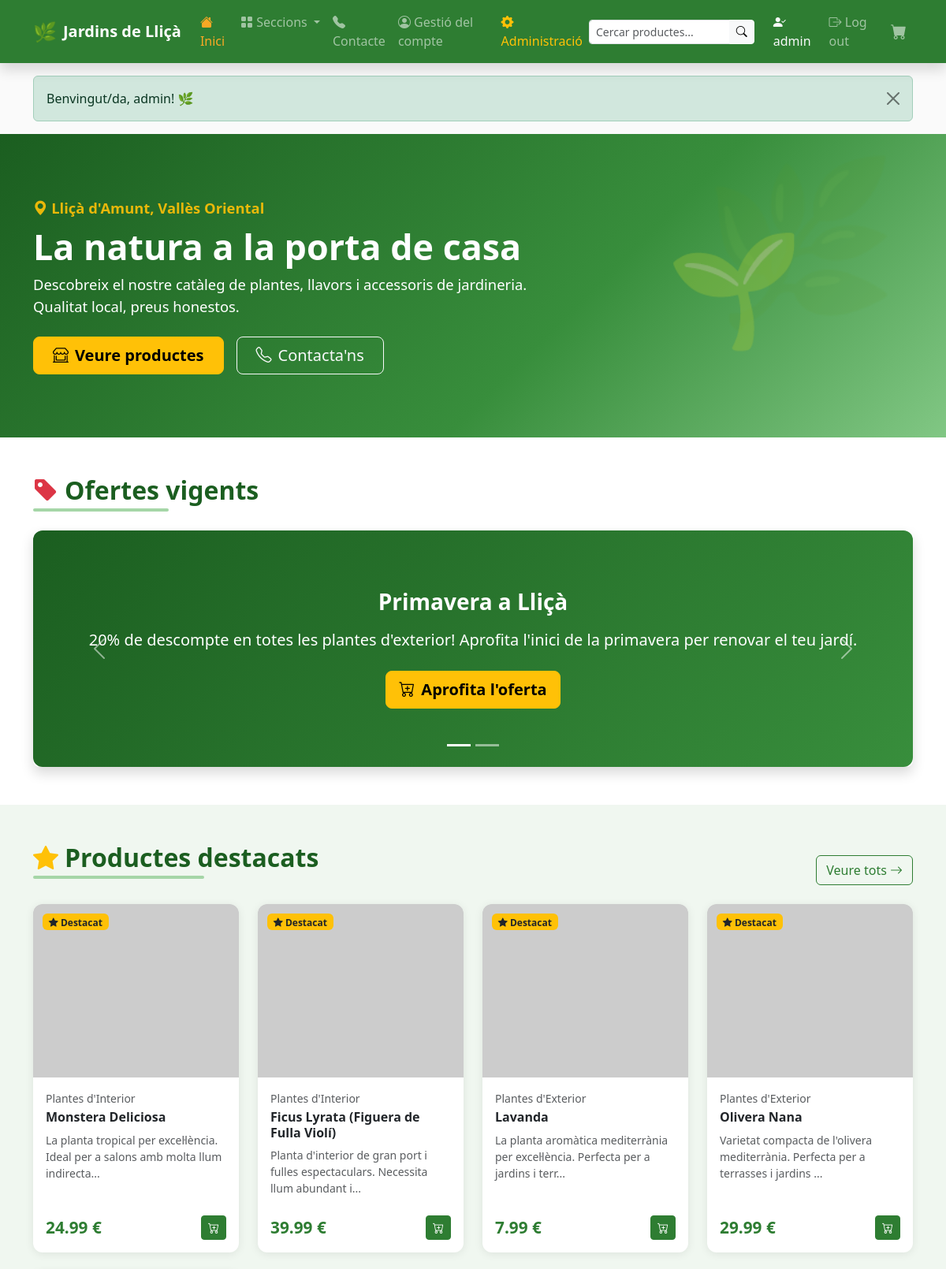
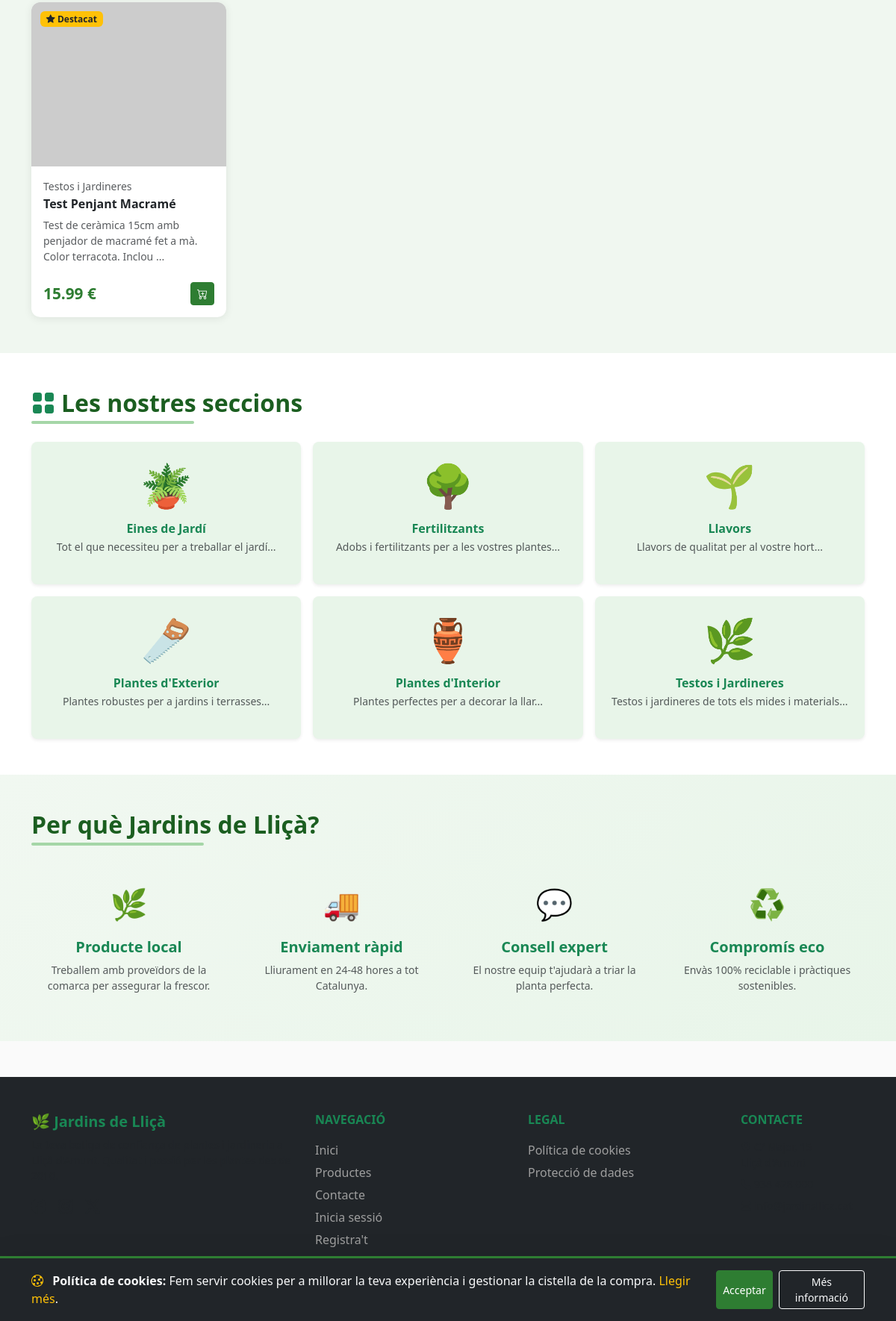
The page / (signed in) on the database its author committed (2 pictures, top to bottom).
### tables this page shows
CREATE TABLE IF NOT EXISTS offers (
    id INT AUTO_INCREMENT PRIMARY KEY,
    name VARCHAR(200) NOT NULL,
    message TEXT,
    image VARCHAR(255) DEFAULT 'no-image.png',
    active TINYINT(1) DEFAULT 1,
    created_at TIMESTAMP DEFAULT CURRENT_TIMESTAMP
);

CREATE TABLE IF NOT EXISTS products (
    id INT AUTO_INCREMENT PRIMARY KEY,
    name VARCHAR(200) NOT NULL,
    description TEXT,
    price DECIMAL(10,2) NOT NULL,
    category_id INT,
    featured TINYINT(1) DEFAULT 0,
    image VARCHAR(255) DEFAULT 'no-image.png',
    active TINYINT(1) DEFAULT 1,
    stock INT DEFAULT 0,
    created_at TIMESTAMP DEFAULT CURRENT_TIMESTAMP,
    FOREIGN KEY (category_id) REFERENCES categories(id) ON DELETE SET NULL
);

CREATE TABLE IF NOT EXISTS categories (
    id INT AUTO_INCREMENT PRIMARY KEY,
    name VARCHAR(100) NOT NULL,
    slug VARCHAR(100) UNIQUE NOT NULL,
    description TEXT
);

### index.php (the view, shortened to what this page needs)
<?php
require_once 'includes/functions.php';
$offers         = getActiveOffers();
$featuredProducts = getFeaturedProducts();
$categories     = getCategories();
require_once 'includes/header.php';
?>
<section class="hero-section">
    <div class="container">
        <div class="row align-items-center">
            <div class="col-lg-7">
                <p class="text-warning fw-semibold mb-2"><i class="bi bi-geo-alt-fill"></i> Lliçà d'Amunt, Vallès Oriental</p>
                <h1 class="fade-in-up">La natura a la porta de casa</h1>
                <p class="lead fade-in-up">Descobreix el nostre catàleg de plantes, llavors i accessoris de jardineria. Qualitat local, preus honestos.</p>
                <div class="d-flex flex-wrap gap-3 mt-4 fade-in-up">
                    <a href="/PHP_WEB_EI/section.php" class="btn btn-warning btn-lg fw-bold px-4">
                        <i class="bi bi-shop-window me-2"></i>Veure productes
                    </a>
                    <a href="/PHP_WEB_EI/contact.php" class="btn btn-outline-light btn-lg px-4">
                        <i class="bi bi-telephone me-2"></i>Contacta'ns
                    </a>
                </div>
            </div>
            <div class="col-lg-5 text-center d-none d-lg-block">
                <div style="font-size:140px; opacity:0.4;">🌱</div>
            </div>
        </div>
    </div>
</section>
<?php if (!empty($offers)): ?>
<section class="py-5 bg-white">
    <div class="container">
        <h2 class="section-title mb-4"><i class="bi bi-tag-fill text-danger me-2"></i>Ofertes vigents</h2>
        <div id="offersCarousel" class="carousel slide offer-carousel" data-bs-ride="carousel">
            <div class="carousel-indicators">
                <?php foreach ($offers as $i => $offer): ?>
                    <button type="button" data-bs-target="#offersCarousel" data-bs-slide-to="<?= $i ?>" <?= $i === 0 ? 'class="active"' : '' ?>></button>
                <?php endforeach; ?>
            </div>
            <div class="carousel-inner rounded-3 shadow">
                <?php foreach ($offers as $i => $offer): ?>
                <div class="carousel-item <?= $i === 0 ? 'active' : '' ?>">
                    <div class="offer-card d-flex flex-column justify-content-center align-items-center text-center p-5" style="min-height:300px;">
                        <h3 class="fw-bold mb-3"><?= h($offer['name']) ?></h3>
                        <p class="fs-5 opacity-90 mb-4"><?= h($offer['message']) ?></p>
                        <a href="/PHP_WEB_EI/section.php" class="btn btn-warning btn-lg fw-bold">
                            <i class="bi bi-cart-plus me-2"></i>Aprofita l'oferta
                        </a>
                    </div>
                </div>
                <?php endforeach; ?>
            </div>
            <?php if (count($offers) > 1): ?>
            <button class="carousel-control-prev" type="button" data-bs-target="#offersCarousel" data-bs-slide="prev">
                <span class="carousel-control-prev-icon"></span>
            </button>
            <button class="carousel-control-next" type="button" data-bs-target="#offersCarousel" data-bs-slide="next">
                <span class="carousel-control-next-icon"></span>
            </button>
            <?php endif; ?>
        </div>
    </div>
</section>
<?php endif; ?>
<?php if (!empty($featuredProducts)): ?>
<section class="py-5" style="background: #f0f7f0;">
    <div class="container">
        <div class="d-flex justify-content-between align-items-end mb-4">
            <h2 class="section-title"><i class="bi bi-star-fill text-warning me-2"></i>Productes destacats</h2>
            <a href="/PHP_WEB_EI/section.php" class="btn btn-outline-success">Veure tots <i class="bi bi-arrow-right"></i></a>
        </div>
        <div class="row row-cols-1 row-cols-sm-2 row-cols-md-3 row-cols-lg-4 g-4">
            <?php foreach ($featuredProducts as $prod): ?>
            <div class="col">
                <div class="card product-card position-relative">
                    <span class="badge bg-warning text-dark badge-featured"><i class="bi bi-star-fill"></i> Destacat</span>
                    <div class="card-img-wrapper">
                        <?= productImage($prod['image'], $prod['name']) ?>
                    </div>
                    <div class="card-body d-flex flex-column">
                        <p class="text-muted small mb-1"><?= h($prod['category_name'] ?? '') ?></p>
                        <h6 class="card-title fw-bold"><?= h($prod['name']) ?></h6>
                        <p class="card-text text-muted small flex-grow-1"><?= h(mb_substr($prod['description'], 0, 80)) ?>...</p>
                        <div class="d-flex justify-content-between align-items-center mt-auto pt-2">
                            <span class="price"><?= number_format($prod['price'], 2) ?> €</span>
                            <form action="/PHP_WEB_EI/cart.php" method="POST">
                                <button type="submit" class="btn btn-success btn-sm">
                                    <i class="bi bi-cart-plus"></i>
                                </button>
                            </form>
                        </div>
                    </div>
                </div>
            </div>
            <?php endforeach; ?>
        </div>
    </div>
</section>
<?php endif; ?>
<section class="py-5 bg-white">
    <div class="container">
        <h2 class="section-title mb-4"><i class="bi bi-grid-fill text-success me-2"></i>Les nostres seccions</h2>
        <div class="row row-cols-2 row-cols-md-3 g-3">
            <?php
            $catEmojis = ['🪴','🌳','🌱','🪚','🏺','🌿'];
            foreach ($categories as $i => $cat):
            ?>
            <div class="col">
                <a href="/PHP_WEB_EI/section.php?slug=<?= h($cat['slug']) ?>" class="text-decoration-none">
                    <div class="card text-center py-4 h-100 border-0 shadow-sm rounded-3 category-card" style="background:var(--green-pale); transition:all .2s">
                        <div class="display-4"><?= $catEmojis[$i % count($catEmojis)] ?></div>
                        <div class="card-body">
                            <h6 class="fw-bold text-success mb-1"><?= h($cat['name']) ?></h6>
                            <p class="text-muted small mb-0"><?= h(mb_substr($cat['description'], 0, 60)) ?>...</p>
                        </div>
                    </div>
                </a>
            </div>
            <?php endforeach; ?>
        </div>
    </div>
</section>
<section class="py-5" style="background:linear-gradient(135deg,#f1f8f1,#e8f5e9);">
    <div class="container">
        <h2 class="section-title mb-5 text-center" style="margin:0 auto;">Per què Jardins de Lliçà?</h2>
        <div class="row g-4 text-center">
            <div class="col-md-3">
                <div class="fs-1 mb-3">🌿</div>
                <h5 class="fw-bold text-success">Producte local</h5>
                <p class="text-muted small">Treballem amb proveïdors de la comarca per assegurar la frescor.</p>
            </div>
            <div class="col-md-3">
                <div class="fs-1 mb-3">🚚</div>
                <h5 class="fw-bold text-success">Enviament ràpid</h5>
                <p class="text-muted small">Lliurament en 24-48 hores a tot Catalunya.</p>
            </div>
            <div class="col-md-3">
                <div class="fs-1 mb-3">💬</div>
                <h5 class="fw-bold text-success">Consell expert</h5>
                <p class="text-muted small">El nostre equip t'ajudarà a triar la planta perfecta.</p>
            </div>
            <div class="col-md-3">
                <div class="fs-1 mb-3">♻️</div>
                <h5 class="fw-bold text-success">Compromís eco</h5>
                <p class="text-muted small">Envàs 100% reciclable i pràctiques sostenibles.</p>
            </div>
        </div>
    </div>
</section>
<?php require_once 'includes/footer.php'; ?>

### includes/functions.php (shortened to what this page needs)
<?php
function getFeaturedProducts(): array {
    $pdo = getDB();
    $stmt = $pdo->query("SELECT p.*, c.name AS category_name FROM products p LEFT JOIN categories c ON p.category_id = c.id WHERE p.featured = 1 AND p.active = 1 ORDER BY p.created_at DESC LIMIT 8");
    return $stmt->fetchAll();
}
function getCategories(): array {
    $pdo = getDB();
    $stmt = $pdo->query("SELECT * FROM categories ORDER BY name");
    return $stmt->fetchAll();
}
function getActiveOffers(): array {
    $pdo = getDB();
    $stmt = $pdo->query("SELECT * FROM offers WHERE active = 1 ORDER BY created_at DESC");
    return $stmt->fetchAll();
}
function h(string $str): string {
    return htmlspecialchars($str, ENT_QUOTES, 'UTF-8');
}
function productImage(string $img, string $alt = ''): string {
    $path = '/PHP_WEB_EI/uploads/products/' . $img;
    $placeholder = 'https://placehold.co/300x300/e8f5e9/2e7d32?text=' . urlencode($alt ?: 'Producte');
    $fullPath = __DIR__ . '/../uploads/products/' . $img;
    $src = (file_exists($fullPath) && $img !== 'no-image.png') ? $path : $placeholder;
    return '<img src="' . h($src) . '" alt="' . h($alt) . '" class="img-fluid">';
}
function getFlash(): ?array {
    if (isset($_SESSION['flash'])) {
        $f = $_SESSION['flash'];
        return $f;
    }
    return null;
}
function showFlash(): void {
    $f = getFlash();
    if ($f) {
        echo '<div class="alert alert-' . h($f['type']) . ' alert-dismissible fade show" role="alert">'
            . h($f['msg'])
            . '<button type="button" class="btn-close" data-bs-dismiss="alert"></button></div>';
    }
}

### css/style.css (style rules this page uses)
:root { --green-dark: #1b5e20; --green-main: #2e7d32; --green-mid: #388e3c; --green-light: #a5d6a7; --green-pale: #e8f5e9; --amber: #f9a825; --text-dark: #212121; --text-muted: #757575; }
body { font-family: 'Segoe UI', system-ui, -apple-system, sans-serif; color: var(--text-dark); background: #fafafa; }
a { color: var(--green-main); text-decoration: none; }
.hero-section { background: linear-gradient(135deg, var(--green-dark) 0%, var(--green-mid) 60%, #81c784 100%); color: white; padding: 80px 0; position: relative; overflow: hidden; }
.hero-section::before { content: '🌿'; position: absolute; font-size: 200px; right: 5%; top: -20px; opacity: 0.1; }
.hero-section h1 { font-size: 2.8rem; font-weight: 700; }
.hero-section p { font-size: 1.15rem; opacity: 0.9; }
.product-card { border: none; border-radius: 12px; box-shadow: 0 2px 12px rgba(0,0,0,.08); transition: transform 0.25s, box-shadow 0.25s; overflow: hidden; height: 100%; }
.product-card .card-img-wrapper { height: 220px; overflow: hidden; background: var(--green-pale); display: flex; align-items: center; justify-content: center; }
.product-card .card-img-wrapper img { height: 100%; width: 100%; object-fit: cover; transition: transform 0.4s; }
.product-card .price { font-size: 1.3rem; font-weight: 700; color: var(--green-main); }
.product-card .badge-featured { position: absolute; top: 12px; left: 12px; }
.section-title { position: relative; display: inline-block; font-weight: 700; color: var(--green-dark); }
.section-title::after { content: ''; display: block; width: 60%; height: 4px; background: var(--green-light); border-radius: 2px; margin-top: 4px; }
.offer-card { border-radius: 12px; overflow: hidden; background: linear-gradient(135deg, var(--green-dark), var(--green-mid)); color: white; min-height: 200px; }
.btn-success { background-color: var(--green-main); border-color: var(--green-main); }
.btn-outline-success { color: var(--green-main); border-color: var(--green-main); }
.fade-in-up { animation: fadeInUp 0.5s ease forwards; }

### rows shown on the page
offers: name "Primavera a Lliçà", message "20% de descompte en totes les plantes d'exterior! Aprofita l'inici de la primavera per renovar el teu jardí."
products: category.name "Plantes d'Interior", name "Monstera Deliciosa", description "La planta tropical per excel·lència. Ideal per a salons amb molta llum indirecta", price "24.99"
products: category.name "Plantes d'Interior", name "Ficus Lyrata (Figuera de Fulla Violí)", description "Planta d'interior de gran port i fulles espectaculars. Necessita llum abundant i", price "39.99"
products: category.name "Plantes d'Exterior", name "Lavanda", description "La planta aromàtica mediterrània per excel·lència. Perfecta per a jardins i terr", price "7.99"
products: category.name "Plantes d'Exterior", name "Olivera Nana", description "Varietat compacta de l'olivera mediterrània. Perfecta per a terrasses i jardins", price "29.99"
products: category.name "Testos i Jardineres", name "Test Penjant Macramé", description "Test de ceràmica 15cm amb penjador de macramé fet a mà. Color terracota. Inclou", price "15.99"
categories: catEmojis "🪴", name "Eines de Jardí", description "Tot el que necessiteu per a treballar el jardí"
categories: catEmojis "🌳", name "Fertilitzants", description "Adobs i fertilitzants per a les vostres plantes"
categories: catEmojis "🌱", name "Llavors", description "Llavors de qualitat per al vostre hort"
categories: catEmojis "🪚", name "Plantes d'Exterior", description "Plantes robustes per a jardins i terrasses"
categories: catEmojis "🏺", name "Plantes d'Interior", description "Plantes perfectes per a decorar la llar"
categories: catEmojis "🌿", name "Testos i Jardineres", description "Testos i jardineres de tots els mides i materials"

### other values the page prints
$_SESSION['username'] "admin"
$f['msg'] "Benvingut/da, admin! 🌿"
